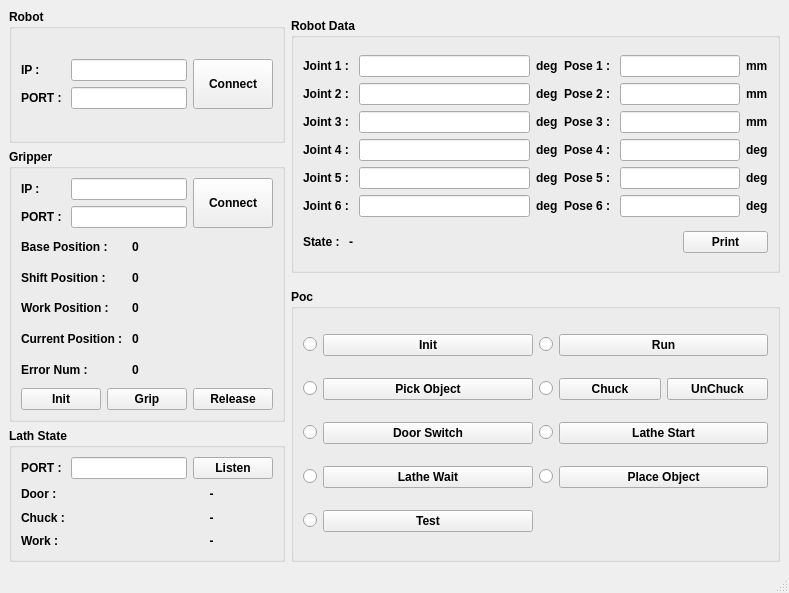
<?xml version="1.0" encoding="UTF-8"?>
<ui version="4.0">
 <class>MainWindow</class>
 <widget class="QMainWindow" name="MainWindow">
  <property name="geometry">
   <rect>
    <x>0</x>
    <y>0</y>
    <width>789</width>
    <height>593</height>
   </rect>
  </property>
  <property name="windowTitle">
   <string>MainWindow</string>
  </property>
  <widget class="QWidget" name="centralwidget">
   <layout class="QGridLayout" name="gridLayout_5">
    <item row="0" column="0">
     <widget class="QGroupBox" name="groupBox">
      <property name="minimumSize">
       <size>
        <width>0</width>
        <height>0</height>
       </size>
      </property>
      <property name="maximumSize">
       <size>
        <width>16777215</width>
        <height>16777215</height>
       </size>
      </property>
      <property name="font">
       <font>
        <weight>75</weight>
        <bold>true</bold>
       </font>
      </property>
      <property name="mouseTracking">
       <bool>false</bool>
      </property>
      <property name="title">
       <string>Robot</string>
      </property>
      <layout class="QGridLayout" name="gridLayout">
       <item row="0" column="1">
        <layout class="QVBoxLayout" name="verticalLayout_2">
         <item>
          <widget class="QLineEdit" name="txtRobotIP">
           <property name="text">
            <string/>
           </property>
          </widget>
         </item>
         <item>
          <widget class="QLineEdit" name="txtRobotPORT">
           <property name="text">
            <string/>
           </property>
          </widget>
         </item>
        </layout>
       </item>
       <item row="0" column="0">
        <layout class="QVBoxLayout" name="verticalLayout">
         <item>
          <widget class="QLabel" name="label">
           <property name="text">
            <string>IP : </string>
           </property>
          </widget>
         </item>
         <item>
          <widget class="QLabel" name="label_2">
           <property name="text">
            <string>PORT : </string>
           </property>
          </widget>
         </item>
        </layout>
       </item>
       <item row="0" column="2">
        <widget class="QPushButton" name="btnRobotConnect">
         <property name="sizePolicy">
          <sizepolicy hsizetype="Minimum" vsizetype="Preferred">
           <horstretch>0</horstretch>
           <verstretch>0</verstretch>
          </sizepolicy>
         </property>
         <property name="text">
          <string>Connect</string>
         </property>
        </widget>
       </item>
      </layout>
     </widget>
    </item>
    <item row="0" column="1" rowspan="2">
     <widget class="QGroupBox" name="groupBox_3">
      <property name="maximumSize">
       <size>
        <width>16777215</width>
        <height>255</height>
       </size>
      </property>
      <property name="font">
       <font>
        <weight>75</weight>
        <bold>true</bold>
       </font>
      </property>
      <property name="mouseTracking">
       <bool>false</bool>
      </property>
      <property name="title">
       <string>Robot Data</string>
      </property>
      <layout class="QGridLayout" name="gridLayout_3">
       <item row="0" column="0">
        <layout class="QVBoxLayout" name="verticalLayout_5">
         <item>
          <widget class="QLabel" name="label_5">
           <property name="text">
            <string>Joint 1 : </string>
           </property>
          </widget>
         </item>
         <item>
          <widget class="QLabel" name="label_6">
           <property name="text">
            <string>Joint 2 : </string>
           </property>
          </widget>
         </item>
         <item>
          <widget class="QLabel" name="label_7">
           <property name="text">
            <string>Joint 3 : </string>
           </property>
          </widget>
         </item>
         <item>
          <widget class="QLabel" name="label_8">
           <property name="text">
            <string>Joint 4 : </string>
           </property>
          </widget>
         </item>
         <item>
          <widget class="QLabel" name="label_9">
           <property name="text">
            <string>Joint 5 : </string>
           </property>
          </widget>
         </item>
         <item>
          <widget class="QLabel" name="label_10">
           <property name="text">
            <string>Joint 6 : </string>
           </property>
          </widget>
         </item>
        </layout>
       </item>
       <item row="0" column="1">
        <layout class="QVBoxLayout" name="verticalLayout_6">
         <item>
          <widget class="QLineEdit" name="txtJoint1">
           <property name="minimumSize">
            <size>
             <width>120</width>
             <height>0</height>
            </size>
           </property>
          </widget>
         </item>
         <item>
          <widget class="QLineEdit" name="txtJoint2"/>
         </item>
         <item>
          <widget class="QLineEdit" name="txtJoint3"/>
         </item>
         <item>
          <widget class="QLineEdit" name="txtJoint4"/>
         </item>
         <item>
          <widget class="QLineEdit" name="txtJoint5"/>
         </item>
         <item>
          <widget class="QLineEdit" name="txtJoint6"/>
         </item>
        </layout>
       </item>
       <item row="0" column="2">
        <layout class="QVBoxLayout" name="verticalLayout_12">
         <item>
          <widget class="QLabel" name="label_34">
           <property name="text">
            <string>deg</string>
           </property>
          </widget>
         </item>
         <item>
          <widget class="QLabel" name="label_37">
           <property name="text">
            <string>deg</string>
           </property>
          </widget>
         </item>
         <item>
          <widget class="QLabel" name="label_38">
           <property name="text">
            <string>deg</string>
           </property>
          </widget>
         </item>
         <item>
          <widget class="QLabel" name="label_39">
           <property name="text">
            <string>deg</string>
           </property>
          </widget>
         </item>
         <item>
          <widget class="QLabel" name="label_40">
           <property name="text">
            <string>deg</string>
           </property>
          </widget>
         </item>
         <item>
          <widget class="QLabel" name="label_41">
           <property name="text">
            <string>deg</string>
           </property>
          </widget>
         </item>
        </layout>
       </item>
       <item row="0" column="3">
        <layout class="QVBoxLayout" name="verticalLayout_7">
         <item>
          <widget class="QLabel" name="label_11">
           <property name="text">
            <string>Pose 1 : </string>
           </property>
          </widget>
         </item>
         <item>
          <widget class="QLabel" name="label_12">
           <property name="text">
            <string>Pose 2 :</string>
           </property>
          </widget>
         </item>
         <item>
          <widget class="QLabel" name="label_13">
           <property name="text">
            <string>Pose 3 :</string>
           </property>
          </widget>
         </item>
         <item>
          <widget class="QLabel" name="label_14">
           <property name="text">
            <string>Pose 4 : </string>
           </property>
          </widget>
         </item>
         <item>
          <widget class="QLabel" name="label_15">
           <property name="text">
            <string>Pose 5 : </string>
           </property>
          </widget>
         </item>
         <item>
          <widget class="QLabel" name="label_16">
           <property name="text">
            <string>Pose 6 : </string>
           </property>
          </widget>
         </item>
        </layout>
       </item>
       <item row="0" column="4" colspan="2">
        <layout class="QVBoxLayout" name="verticalLayout_10">
         <item>
          <widget class="QLineEdit" name="txtPose1">
           <property name="minimumSize">
            <size>
             <width>120</width>
             <height>0</height>
            </size>
           </property>
          </widget>
         </item>
         <item>
          <widget class="QLineEdit" name="txtPose2"/>
         </item>
         <item>
          <widget class="QLineEdit" name="txtPose3"/>
         </item>
         <item>
          <widget class="QLineEdit" name="txtPose4"/>
         </item>
         <item>
          <widget class="QLineEdit" name="txtPose5"/>
         </item>
         <item>
          <widget class="QLineEdit" name="txtPose6"/>
         </item>
        </layout>
       </item>
       <item row="0" column="6">
        <layout class="QVBoxLayout" name="verticalLayout_11">
         <item>
          <widget class="QLabel" name="label_31">
           <property name="text">
            <string>mm</string>
           </property>
          </widget>
         </item>
         <item>
          <widget class="QLabel" name="label_32">
           <property name="text">
            <string>mm</string>
           </property>
          </widget>
         </item>
         <item>
          <widget class="QLabel" name="label_33">
           <property name="text">
            <string>mm</string>
           </property>
          </widget>
         </item>
         <item>
          <widget class="QLabel" name="label_42">
           <property name="text">
            <string>deg</string>
           </property>
          </widget>
         </item>
         <item>
          <widget class="QLabel" name="label_35">
           <property name="text">
            <string>deg</string>
           </property>
          </widget>
         </item>
         <item>
          <widget class="QLabel" name="label_36">
           <property name="text">
            <string>deg</string>
           </property>
          </widget>
         </item>
        </layout>
       </item>
       <item row="1" column="0">
        <layout class="QHBoxLayout" name="horizontalLayout">
         <item>
          <widget class="QLabel" name="label_17">
           <property name="text">
            <string>State : </string>
           </property>
          </widget>
         </item>
         <item>
          <widget class="QLabel" name="txtRobotState">
           <property name="text">
            <string>-</string>
           </property>
          </widget>
         </item>
        </layout>
       </item>
       <item row="1" column="1" colspan="4">
        <spacer name="horizontalSpacer">
         <property name="orientation">
          <enum>Qt::Horizontal</enum>
         </property>
         <property name="sizeHint" stdset="0">
          <size>
           <width>369</width>
           <height>20</height>
          </size>
         </property>
        </spacer>
       </item>
       <item row="1" column="5" colspan="2">
        <widget class="QPushButton" name="btnPrint">
         <property name="text">
          <string>Print</string>
         </property>
        </widget>
       </item>
      </layout>
     </widget>
    </item>
    <item row="1" column="0" rowspan="2">
     <widget class="QGroupBox" name="groupBox_2">
      <property name="minimumSize">
       <size>
        <width>0</width>
        <height>0</height>
       </size>
      </property>
      <property name="maximumSize">
       <size>
        <width>16777215</width>
        <height>16777215</height>
       </size>
      </property>
      <property name="font">
       <font>
        <weight>75</weight>
        <bold>true</bold>
       </font>
      </property>
      <property name="title">
       <string>Gripper</string>
      </property>
      <layout class="QGridLayout" name="gridLayout_2">
       <item row="0" column="0">
        <layout class="QVBoxLayout" name="verticalLayout_3">
         <item>
          <widget class="QLabel" name="label_3">
           <property name="text">
            <string>IP : </string>
           </property>
          </widget>
         </item>
         <item>
          <widget class="QLabel" name="label_4">
           <property name="text">
            <string>PORT : </string>
           </property>
          </widget>
         </item>
        </layout>
       </item>
       <item row="0" column="1" colspan="2">
        <layout class="QVBoxLayout" name="verticalLayout_4">
         <item>
          <widget class="QLineEdit" name="txtGripperIP">
           <property name="text">
            <string/>
           </property>
          </widget>
         </item>
         <item>
          <widget class="QLineEdit" name="txtGripperPORT">
           <property name="text">
            <string/>
           </property>
          </widget>
         </item>
        </layout>
       </item>
       <item row="0" column="3">
        <widget class="QPushButton" name="btnGripperConnect">
         <property name="sizePolicy">
          <sizepolicy hsizetype="Minimum" vsizetype="Preferred">
           <horstretch>0</horstretch>
           <verstretch>0</verstretch>
          </sizepolicy>
         </property>
         <property name="text">
          <string>Connect</string>
         </property>
        </widget>
       </item>
       <item row="1" column="0" colspan="2">
        <layout class="QVBoxLayout" name="verticalLayout_8">
         <item>
          <widget class="QLabel" name="label_27">
           <property name="text">
            <string>Base Position : </string>
           </property>
          </widget>
         </item>
         <item>
          <widget class="QLabel" name="label_28">
           <property name="text">
            <string>Shift Position : </string>
           </property>
          </widget>
         </item>
         <item>
          <widget class="QLabel" name="label_29">
           <property name="text">
            <string>Work Position : </string>
           </property>
          </widget>
         </item>
         <item>
          <widget class="QLabel" name="label_30">
           <property name="text">
            <string>Current Position : </string>
           </property>
          </widget>
         </item>
         <item>
          <widget class="QLabel" name="label_19">
           <property name="text">
            <string>Error Num : </string>
           </property>
          </widget>
         </item>
        </layout>
       </item>
       <item row="1" column="2" colspan="2">
        <layout class="QVBoxLayout" name="verticalLayout_9">
         <item>
          <widget class="QLabel" name="txtBasePosition">
           <property name="text">
            <string>0</string>
           </property>
           <property name="alignment">
            <set>Qt::AlignLeading|Qt::AlignLeft|Qt::AlignVCenter</set>
           </property>
          </widget>
         </item>
         <item>
          <widget class="QLabel" name="txtShiftPosition">
           <property name="text">
            <string>0</string>
           </property>
           <property name="alignment">
            <set>Qt::AlignLeading|Qt::AlignLeft|Qt::AlignVCenter</set>
           </property>
          </widget>
         </item>
         <item>
          <widget class="QLabel" name="txtWorkPosition">
           <property name="text">
            <string>0</string>
           </property>
          </widget>
         </item>
         <item>
          <widget class="QLabel" name="txtCurrentPosition">
           <property name="text">
            <string>0</string>
           </property>
          </widget>
         </item>
         <item>
          <widget class="QLabel" name="txtErrorNum">
           <property name="text">
            <string>0</string>
           </property>
          </widget>
         </item>
        </layout>
       </item>
       <item row="2" column="0" colspan="4">
        <layout class="QHBoxLayout" name="horizontalLayout_14">
         <item>
          <widget class="QPushButton" name="btnGripperInit">
           <property name="text">
            <string>Init</string>
           </property>
          </widget>
         </item>
         <item>
          <widget class="QPushButton" name="btnGripperGrip">
           <property name="text">
            <string>Grip</string>
           </property>
          </widget>
         </item>
         <item>
          <widget class="QPushButton" name="btnGripperRelease">
           <property name="text">
            <string>Release</string>
           </property>
          </widget>
         </item>
        </layout>
       </item>
      </layout>
     </widget>
    </item>
    <item row="2" column="1" rowspan="2">
     <widget class="QGroupBox" name="groupBox_6">
      <property name="font">
       <font>
        <weight>75</weight>
        <bold>true</bold>
       </font>
      </property>
      <property name="title">
       <string>Poc</string>
      </property>
      <layout class="QGridLayout" name="gridLayout_6">
       <item row="1" column="1">
        <layout class="QHBoxLayout" name="horizontalLayout_8">
         <item>
          <widget class="QRadioButton" name="rbChuck1">
           <property name="text">
            <string/>
           </property>
          </widget>
         </item>
         <item>
          <layout class="QHBoxLayout" name="horizontalLayout_2">
           <item>
            <widget class="QPushButton" name="btnChuckObj">
             <property name="sizePolicy">
              <sizepolicy hsizetype="Expanding" vsizetype="Fixed">
               <horstretch>0</horstretch>
               <verstretch>0</verstretch>
              </sizepolicy>
             </property>
             <property name="text">
              <string>Chuck</string>
             </property>
            </widget>
           </item>
           <item>
            <widget class="QPushButton" name="btnUnChuckObj">
             <property name="sizePolicy">
              <sizepolicy hsizetype="Expanding" vsizetype="Fixed">
               <horstretch>0</horstretch>
               <verstretch>0</verstretch>
              </sizepolicy>
             </property>
             <property name="text">
              <string>UnChuck</string>
             </property>
            </widget>
           </item>
          </layout>
         </item>
        </layout>
       </item>
       <item row="2" column="1">
        <layout class="QHBoxLayout" name="horizontalLayout_17">
         <item>
          <widget class="QRadioButton" name="rbLatheStart">
           <property name="text">
            <string/>
           </property>
          </widget>
         </item>
         <item>
          <widget class="QPushButton" name="btnLatheStart">
           <property name="sizePolicy">
            <sizepolicy hsizetype="Expanding" vsizetype="Fixed">
             <horstretch>0</horstretch>
             <verstretch>0</verstretch>
            </sizepolicy>
           </property>
           <property name="text">
            <string>Lathe Start</string>
           </property>
          </widget>
         </item>
        </layout>
       </item>
       <item row="0" column="1">
        <layout class="QHBoxLayout" name="horizontalLayout_6">
         <item>
          <widget class="QRadioButton" name="rbRun">
           <property name="text">
            <string/>
           </property>
          </widget>
         </item>
         <item>
          <widget class="QPushButton" name="btnRun">
           <property name="sizePolicy">
            <sizepolicy hsizetype="Expanding" vsizetype="Fixed">
             <horstretch>0</horstretch>
             <verstretch>0</verstretch>
            </sizepolicy>
           </property>
           <property name="text">
            <string>Run</string>
           </property>
          </widget>
         </item>
        </layout>
       </item>
       <item row="3" column="1">
        <layout class="QHBoxLayout" name="horizontalLayout_7">
         <item>
          <widget class="QRadioButton" name="rbPlace">
           <property name="text">
            <string/>
           </property>
          </widget>
         </item>
         <item>
          <widget class="QPushButton" name="btnPlaceObj">
           <property name="sizePolicy">
            <sizepolicy hsizetype="Expanding" vsizetype="Fixed">
             <horstretch>0</horstretch>
             <verstretch>0</verstretch>
            </sizepolicy>
           </property>
           <property name="text">
            <string>Place Object</string>
           </property>
          </widget>
         </item>
        </layout>
       </item>
       <item row="1" column="0">
        <layout class="QHBoxLayout" name="horizontalLayout_4">
         <item>
          <widget class="QRadioButton" name="rbPick">
           <property name="text">
            <string/>
           </property>
          </widget>
         </item>
         <item>
          <widget class="QPushButton" name="btnPickObj">
           <property name="sizePolicy">
            <sizepolicy hsizetype="Expanding" vsizetype="Fixed">
             <horstretch>0</horstretch>
             <verstretch>0</verstretch>
            </sizepolicy>
           </property>
           <property name="text">
            <string>Pick Object</string>
           </property>
           <property name="checkable">
            <bool>false</bool>
           </property>
           <property name="checked">
            <bool>false</bool>
           </property>
          </widget>
         </item>
        </layout>
       </item>
       <item row="2" column="0">
        <layout class="QHBoxLayout" name="horizontalLayout_5">
         <item>
          <widget class="QRadioButton" name="rbDoor1">
           <property name="text">
            <string/>
           </property>
          </widget>
         </item>
         <item>
          <widget class="QPushButton" name="btnDoorSwitch">
           <property name="sizePolicy">
            <sizepolicy hsizetype="Expanding" vsizetype="Fixed">
             <horstretch>0</horstretch>
             <verstretch>0</verstretch>
            </sizepolicy>
           </property>
           <property name="text">
            <string>Door Switch</string>
           </property>
          </widget>
         </item>
        </layout>
       </item>
       <item row="4" column="0">
        <layout class="QHBoxLayout" name="horizontalLayout_15">
         <item>
          <widget class="QRadioButton" name="rbTest">
           <property name="text">
            <string/>
           </property>
          </widget>
         </item>
         <item>
          <widget class="QPushButton" name="btnTest">
           <property name="sizePolicy">
            <sizepolicy hsizetype="Expanding" vsizetype="Fixed">
             <horstretch>0</horstretch>
             <verstretch>0</verstretch>
            </sizepolicy>
           </property>
           <property name="text">
            <string>Test</string>
           </property>
          </widget>
         </item>
        </layout>
       </item>
       <item row="0" column="0">
        <layout class="QHBoxLayout" name="horizontalLayout_3">
         <item>
          <widget class="QRadioButton" name="rbInit">
           <property name="text">
            <string/>
           </property>
          </widget>
         </item>
         <item>
          <widget class="QPushButton" name="btnInit">
           <property name="sizePolicy">
            <sizepolicy hsizetype="Expanding" vsizetype="Fixed">
             <horstretch>0</horstretch>
             <verstretch>0</verstretch>
            </sizepolicy>
           </property>
           <property name="text">
            <string>Init</string>
           </property>
          </widget>
         </item>
        </layout>
       </item>
       <item row="3" column="0">
        <layout class="QHBoxLayout" name="horizontalLayout_18">
         <item>
          <widget class="QRadioButton" name="rbLatheWait">
           <property name="text">
            <string/>
           </property>
          </widget>
         </item>
         <item>
          <widget class="QPushButton" name="btnLatheWait">
           <property name="sizePolicy">
            <sizepolicy hsizetype="Expanding" vsizetype="Fixed">
             <horstretch>0</horstretch>
             <verstretch>0</verstretch>
            </sizepolicy>
           </property>
           <property name="text">
            <string>Lathe Wait</string>
           </property>
          </widget>
         </item>
        </layout>
       </item>
      </layout>
     </widget>
    </item>
    <item row="3" column="0">
     <widget class="QGroupBox" name="groupBox_4">
      <property name="minimumSize">
       <size>
        <width>0</width>
        <height>0</height>
       </size>
      </property>
      <property name="maximumSize">
       <size>
        <width>16777215</width>
        <height>16777215</height>
       </size>
      </property>
      <property name="font">
       <font>
        <weight>75</weight>
        <bold>true</bold>
       </font>
      </property>
      <property name="title">
       <string>Lath State</string>
      </property>
      <layout class="QGridLayout" name="gridLayout_4">
       <item row="0" column="0">
        <widget class="QLabel" name="label_20">
         <property name="text">
          <string>PORT : </string>
         </property>
        </widget>
       </item>
       <item row="0" column="1">
        <widget class="QLineEdit" name="txtVisionPORT">
         <property name="text">
          <string/>
         </property>
        </widget>
       </item>
       <item row="0" column="2">
        <widget class="QPushButton" name="btnVisionListen">
         <property name="sizePolicy">
          <sizepolicy hsizetype="Minimum" vsizetype="Preferred">
           <horstretch>0</horstretch>
           <verstretch>0</verstretch>
          </sizepolicy>
         </property>
         <property name="text">
          <string>Listen</string>
         </property>
        </widget>
       </item>
       <item row="1" column="0" colspan="3">
        <layout class="QHBoxLayout" name="horizontalLayout_9">
         <item>
          <layout class="QVBoxLayout" name="verticalLayout_16">
           <item>
            <widget class="QLabel" name="label_18">
             <property name="text">
              <string>Door : </string>
             </property>
            </widget>
           </item>
           <item>
            <widget class="QLabel" name="label_22">
             <property name="text">
              <string>Chuck : </string>
             </property>
            </widget>
           </item>
           <item>
            <widget class="QLabel" name="label_23">
             <property name="text">
              <string>Work : </string>
             </property>
            </widget>
           </item>
          </layout>
         </item>
         <item>
          <layout class="QVBoxLayout" name="verticalLayout_15">
           <item>
            <widget class="QLabel" name="txtStateDoor">
             <property name="text">
              <string>-</string>
             </property>
             <property name="alignment">
              <set>Qt::AlignCenter</set>
             </property>
            </widget>
           </item>
           <item>
            <widget class="QLabel" name="txtStateChuck">
             <property name="text">
              <string>-</string>
             </property>
             <property name="alignment">
              <set>Qt::AlignCenter</set>
             </property>
            </widget>
           </item>
           <item>
            <widget class="QLabel" name="txtStateWork">
             <property name="text">
              <string>-</string>
             </property>
             <property name="alignment">
              <set>Qt::AlignCenter</set>
             </property>
            </widget>
           </item>
          </layout>
         </item>
        </layout>
       </item>
      </layout>
     </widget>
    </item>
   </layout>
  </widget>
  <widget class="QMenuBar" name="menubar">
   <property name="geometry">
    <rect>
     <x>0</x>
     <y>0</y>
     <width>789</width>
     <height>22</height>
    </rect>
   </property>
  </widget>
  <widget class="QStatusBar" name="statusbar"/>
 </widget>
 <resources/>
 <connections/>
</ui>
